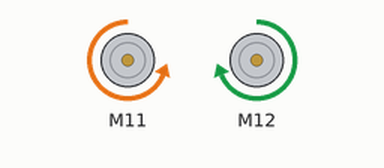
Simulated run of this sketch. Board: Arduino Uno, built with avr-gcc and run on an emulated ATmega328P. Parts: 2 × DC motor (green arrow = forward, orange = backward, longer = faster).

Above: at 0.1 s.
Timing chart, 0 to 1.6 s (numbered marks = the images above):
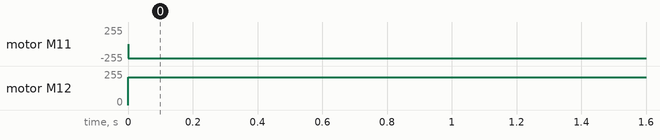

The sketch:

ranger_encodeur_base.ino
```cpp
// TEST RAPIDE POUR AVOIR UNE VITESSE CONSTANTE

#include <MeAuriga.h>

MeEncoderOnBoard Encoder_1(SLOT1);
MeEncoderOnBoard Encoder_2(SLOT2);

void isr_process_encoder1(void)
{
  if(digitalRead(Encoder_1.getPortB()) == 0)
  {
    Encoder_1.pulsePosMinus();
  }
  else
  {
    Encoder_1.pulsePosPlus();;
  }
}

void isr_process_encoder2(void)
{
  if(digitalRead(Encoder_2.getPortB()) == 0)
  {
    Encoder_2.pulsePosMinus();
  }
  else
  {
    Encoder_2.pulsePosPlus();
  }
}

void setup()
{
  attachInterrupt(Encoder_1.getIntNum(), isr_process_encoder1, RISING);
  attachInterrupt(Encoder_2.getIntNum(), isr_process_encoder2, RISING);
  Serial.begin(115200);

  //Set PWM 8KHz
  TCCR1A = _BV(WGM10);
  TCCR1B = _BV(CS11) | _BV(WGM12);

  TCCR2A = _BV(WGM21) | _BV(WGM20);
  TCCR2B = _BV(CS21);

  Encoder_1.setPulse(9);
  Encoder_2.setPulse(9);
  Encoder_1.setRatio(39.267);
  Encoder_2.setRatio(39.267);
  Encoder_1.setPosPid(1.8,0,1.2);
  Encoder_2.setPosPid(1.8,0,1.2);
  Encoder_1.setSpeedPid(0.18,0,0);
  Encoder_2.setSpeedPid(0.18,0,0);

  Encoder_1.runSpeed(-150);
  Encoder_2.runSpeed(150);
}

void loop()
{
  Encoder_1.loop();
  Encoder_2.loop();
}
```

Measured:
- by itself, motor M11: stopped → backward 210/255 at 0.00 s
- by itself, motor M12: stopped → forward 210/255 at 0.00 s
